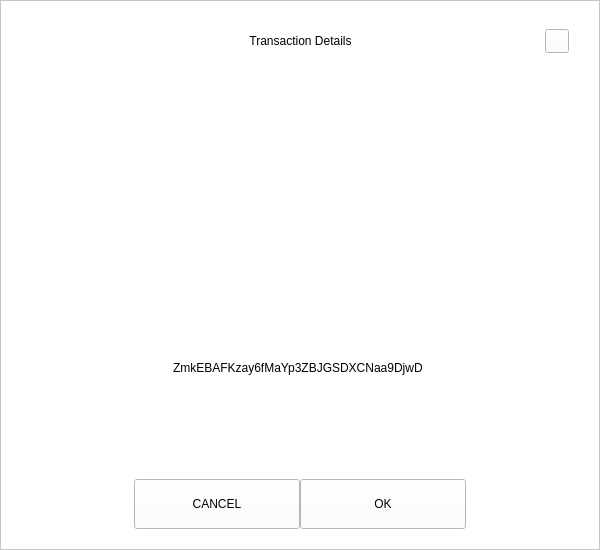
<?xml version="1.0" encoding="UTF-8"?>
<ui version="4.0">
 <class>ReceiveDialog</class>
 <widget class="QDialog" name="ReceiveDialog">
  <property name="geometry">
   <rect>
    <x>0</x>
    <y>0</y>
    <width>600</width>
    <height>550</height>
   </rect>
  </property>
  <property name="windowTitle">
   <string>Dialog</string>
  </property>
  <property name="styleSheet">
   <string notr="true">background:white;</string>
  </property>
  <layout class="QVBoxLayout" name="verticalLayout_2">
   <property name="spacing">
    <number>0</number>
   </property>
   <property name="leftMargin">
    <number>0</number>
   </property>
   <property name="topMargin">
    <number>0</number>
   </property>
   <property name="rightMargin">
    <number>0</number>
   </property>
   <property name="bottomMargin">
    <number>0</number>
   </property>
   <item>
    <widget class="QFrame" name="frameContainer">
     <property name="frameShape">
      <enum>QFrame::StyledPanel</enum>
     </property>
     <property name="frameShadow">
      <enum>QFrame::Raised</enum>
     </property>
     <layout class="QVBoxLayout" name="verticalLayout">
      <property name="spacing">
       <number>0</number>
      </property>
      <property name="leftMargin">
       <number>30</number>
      </property>
      <property name="topMargin">
       <number>20</number>
      </property>
      <property name="rightMargin">
       <number>30</number>
      </property>
      <property name="bottomMargin">
       <number>20</number>
      </property>
      <item>
       <layout class="QHBoxLayout" name="horizontalLayout_3">
        <property name="spacing">
         <number>0</number>
        </property>
        <item>
         <spacer name="horizontalSpacer_21">
          <property name="orientation">
           <enum>Qt::Horizontal</enum>
          </property>
          <property name="sizeHint" stdset="0">
           <size>
            <width>40</width>
            <height>20</height>
           </size>
          </property>
         </spacer>
        </item>
        <item>
         <widget class="QLabel" name="labelTitle">
          <property name="minimumSize">
           <size>
            <width>0</width>
            <height>40</height>
           </size>
          </property>
          <property name="maximumSize">
           <size>
            <width>16777215</width>
            <height>40</height>
           </size>
          </property>
          <property name="styleSheet">
           <string notr="true">padding-left:24px;</string>
          </property>
          <property name="text">
           <string>Transaction Details</string>
          </property>
          <property name="alignment">
           <set>Qt::AlignCenter</set>
          </property>
          <property name="margin">
           <number>7</number>
          </property>
         </widget>
        </item>
        <item>
         <spacer name="horizontalSpacer">
          <property name="orientation">
           <enum>Qt::Horizontal</enum>
          </property>
          <property name="sizeHint" stdset="0">
           <size>
            <width>40</width>
            <height>20</height>
           </size>
          </property>
         </spacer>
        </item>
        <item>
         <widget class="QPushButton" name="btnEsc">
          <property name="minimumSize">
           <size>
            <width>24</width>
            <height>24</height>
           </size>
          </property>
          <property name="maximumSize">
           <size>
            <width>24</width>
            <height>24</height>
           </size>
          </property>
          <property name="focusPolicy">
           <enum>Qt::NoFocus</enum>
          </property>
          <property name="text">
           <string/>
          </property>
         </widget>
        </item>
       </layout>
      </item>
      <item>
       <spacer name="verticalSpacer">
        <property name="orientation">
         <enum>Qt::Vertical</enum>
        </property>
        <property name="sizeType">
         <enum>QSizePolicy::Fixed</enum>
        </property>
        <property name="sizeHint" stdset="0">
         <size>
          <width>20</width>
          <height>20</height>
         </size>
        </property>
       </spacer>
      </item>
      <item alignment="Qt::AlignHCenter">
       <widget class="QLabel" name="labelQrImg">
        <property name="minimumSize">
         <size>
          <width>260</width>
          <height>260</height>
         </size>
        </property>
        <property name="maximumSize">
         <size>
          <width>260</width>
          <height>260</height>
         </size>
        </property>
        <property name="text">
         <string/>
        </property>
        <property name="alignment">
         <set>Qt::AlignCenter</set>
        </property>
       </widget>
      </item>
      <item>
       <spacer name="verticalSpacer_2">
        <property name="orientation">
         <enum>Qt::Vertical</enum>
        </property>
        <property name="sizeType">
         <enum>QSizePolicy::Fixed</enum>
        </property>
        <property name="sizeHint" stdset="0">
         <size>
          <width>20</width>
          <height>20</height>
         </size>
        </property>
       </spacer>
      </item>
      <item alignment="Qt::AlignHCenter">
       <widget class="QLabel" name="labelAddress">
        <property name="text">
         <string>ZmkEBAFKzay6fMaYp3ZBJGSDXCNaa9DjwD </string>
        </property>
       </widget>
      </item>
      <item>
       <spacer name="verticalSpacer_3">
        <property name="orientation">
         <enum>Qt::Vertical</enum>
        </property>
        <property name="sizeType">
         <enum>QSizePolicy::Expanding</enum>
        </property>
        <property name="sizeHint" stdset="0">
         <size>
          <width>20</width>
          <height>20</height>
         </size>
        </property>
       </spacer>
      </item>
      <item>
       <layout class="QHBoxLayout" name="horizontalLayout" stretch="1,2,2,1">
        <property name="leftMargin">
         <number>20</number>
        </property>
        <property name="rightMargin">
         <number>20</number>
        </property>
        <item>
         <spacer name="horizontalSpacer1">
          <property name="orientation">
           <enum>Qt::Horizontal</enum>
          </property>
          <property name="sizeHint" stdset="0">
           <size>
            <width>40</width>
            <height>20</height>
           </size>
          </property>
         </spacer>
        </item>
        <item>
         <widget class="QPushButton" name="btnCancel">
          <property name="minimumSize">
           <size>
            <width>0</width>
            <height>50</height>
           </size>
          </property>
          <property name="focusPolicy">
           <enum>Qt::NoFocus</enum>
          </property>
          <property name="text">
           <string>CANCEL</string>
          </property>
         </widget>
        </item>
        <item>
         <widget class="QPushButton" name="btnSave">
          <property name="minimumSize">
           <size>
            <width>0</width>
            <height>50</height>
           </size>
          </property>
          <property name="focusPolicy">
           <enum>Qt::NoFocus</enum>
          </property>
          <property name="text">
           <string>OK</string>
          </property>
         </widget>
        </item>
        <item>
         <spacer name="horizontalSpacer_2">
          <property name="orientation">
           <enum>Qt::Horizontal</enum>
          </property>
          <property name="sizeHint" stdset="0">
           <size>
            <width>40</width>
            <height>20</height>
           </size>
          </property>
         </spacer>
        </item>
       </layout>
      </item>
     </layout>
    </widget>
   </item>
  </layout>
 </widget>
 <resources/>
 <connections/>
</ui>
